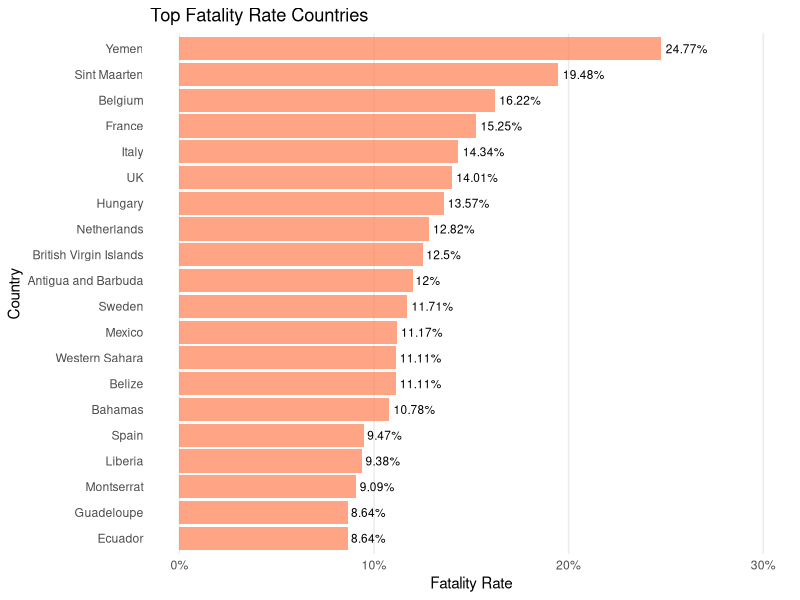
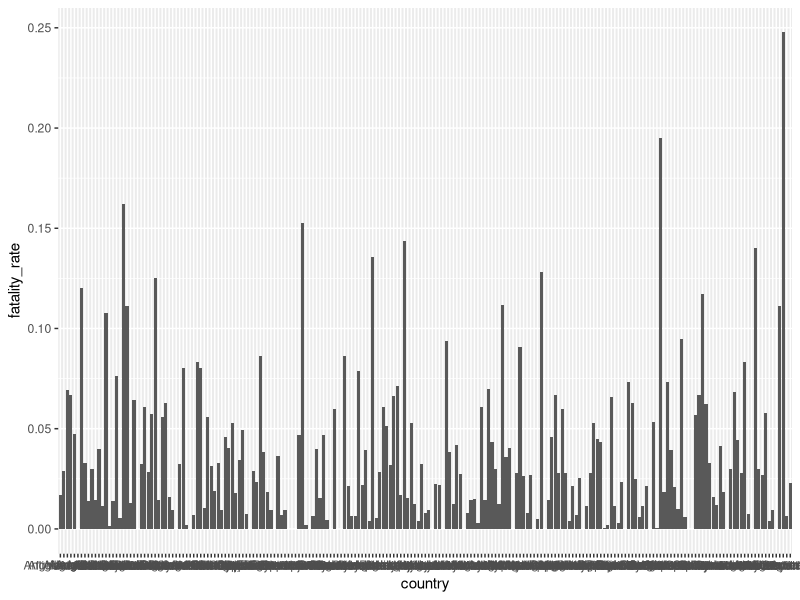
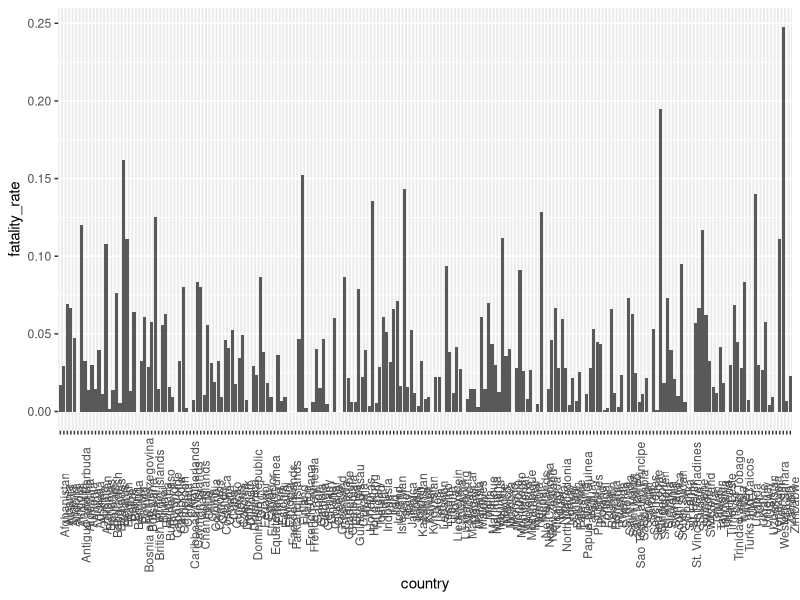
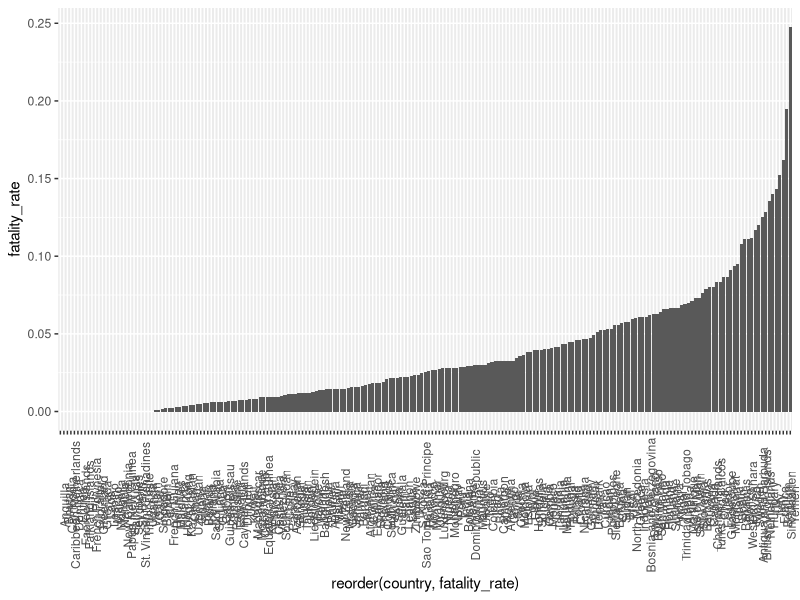
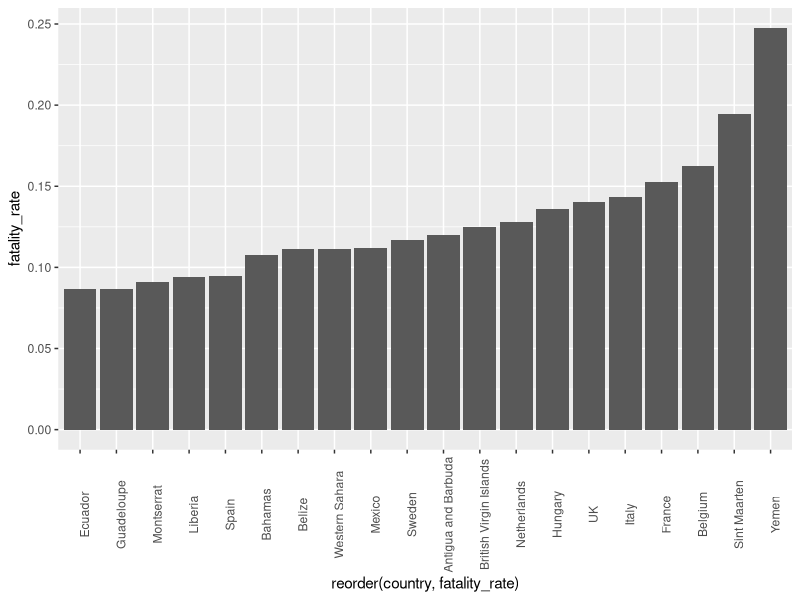
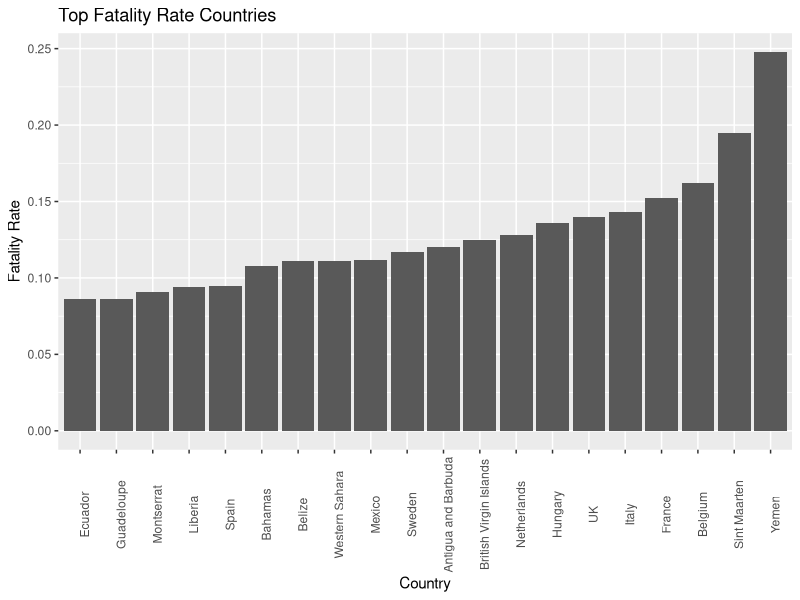
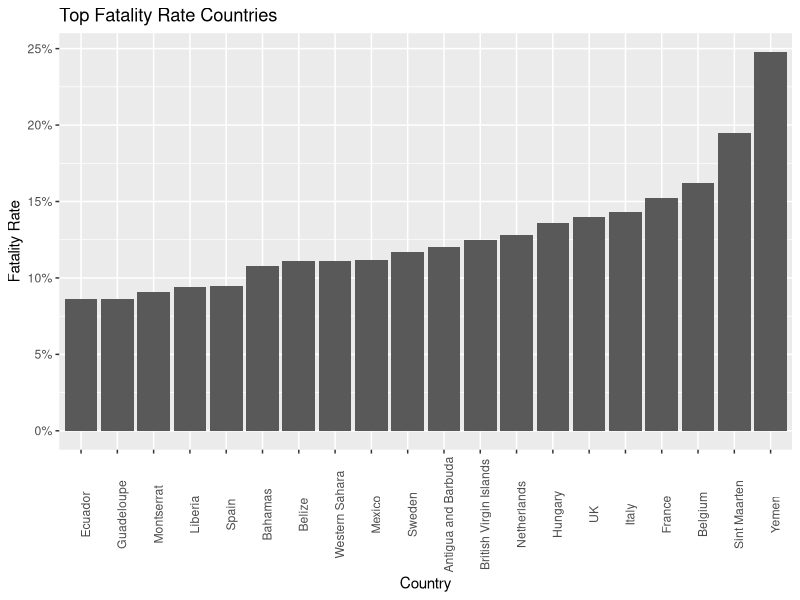
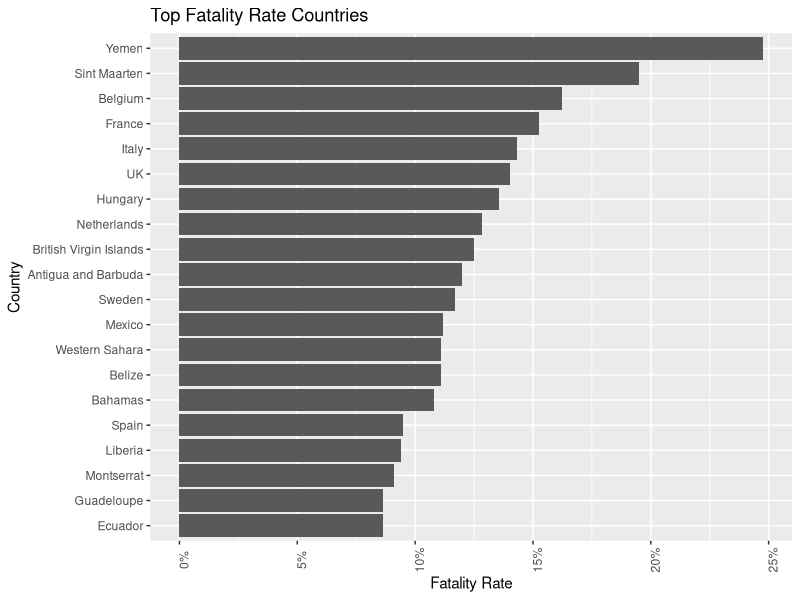

Recreate these plots in R, in order.
## ---- chunk 1
#knitr::opts_chunk$set(echo = TRUE)
knitr::opts_chunk$set(
	echo = TRUE, 
	fig.align = "center",
	fig.show = "hold",
	message = FALSE,
	warning = FALSE,
	results = "hold"
)
 
options(scipen = 99)
## ---- chunk 2
library(dplyr)
library(ggplot2)
library(scales)
## ---- chunk 3
world_covid <- read.csv(file = "data/world_covid.csv", header = TRUE, stringsAsFactors = FALSE, fileEncoding = "latin1")
str(world_covid)
## ---- chunk 4
head(world_covid, n = 10)
## ---- chunk 5
world_covid %>% 
  arrange(desc(fatality_rate)) %>%
  head(n = 20) %>% 
  ggplot(mapping = aes(x = reorder(country, fatality_rate), y = fatality_rate)) + 
  geom_bar(stat = "identity", fill = "coral", alpha = 0.7) +
  geom_text(aes(label = paste0(fatality_rate*100, "%")), size = 3, hjust = -0.1) + 
  coord_flip() + 
  labs(title = "Top Fatality Rate Countries",
       x = "Country",
       y = "Fatality Rate") +
  theme_minimal() + 
  scale_y_continuous(labels = scales::percent_format(accuracy = 1), limits = c(0, 0.30)) +
  theme(panel.grid.major.y = element_blank(),
        panel.grid.minor.y = element_blank(),
        panel.grid.minor.x = element_blank())
## ---- chunk 6
vis1 <- world_covid %>% 
  select(country, fatality_rate)
vis1
## ---- chunk 7
ggplot(data = vis1, mapping = aes(x = country, y = fatality_rate)) + 
  geom_bar(stat = "identity")
## ---- chunk 8
# rotate x-axis label 90 deg
ggplot(data = vis1, mapping = aes(x = country, y = fatality_rate)) + 
  geom_bar(stat = "identity") + 
  theme(axis.text.x = element_text(angle = 90))
## ---- chunk 9
# sorted barchart
ggplot(data = vis1, mapping = aes(x = reorder(country, fatality_rate), y = fatality_rate)) + 
  geom_bar(stat = "identity") + 
  theme(axis.text.x = element_text(angle = 90))

## ---- chunk 10
topn <- vis1 %>% 
  arrange(desc(fatality_rate)) %>%
  head(n = 20)
topn
## ---- chunk 11
# sorted barchart
ggplot(data = topn, mapping = aes(x = reorder(country, fatality_rate), y = fatality_rate)) + 
  geom_bar(stat = "identity") + 
  theme(axis.text.x = element_text(angle = 90))

## ---- chunk 12
ggplot(data = topn, mapping = aes(x = reorder(country, fatality_rate), y = fatality_rate)) + 
  geom_bar(stat = "identity") + 
  theme(axis.text.x = element_text(angle = 90)) +
  labs(title = "Top Fatality Rate Countries",
       x = "Country",
       y = "Fatality Rate")
## ---- chunk 13
# Custom axis scale 
ggplot(data = topn, mapping = aes(x = reorder(country, fatality_rate), y = fatality_rate)) + 
  geom_bar(stat = "identity") +
  theme(axis.text.x = element_text(angle = 90)) +
  labs(title = "Top Fatality Rate Countries",
       x = "Country",
       y = "Fatality Rate") + 
  scale_y_continuous(labels = scales::percent_format(accuracy = 1))
## ---- chunk 14
# Custom title - axis title
ggplot(data = topn, mapping = aes(x = reorder(country, fatality_rate), y = fatality_rate)) + 
  geom_bar(stat = "identity") + 
  theme(axis.text.x = element_text(angle = 90)) +
  labs(title = "Top Fatality Rate Countries",
       x = "Country",
       y = "Fatality Rate") + 
  scale_y_continuous(labels = scales::percent_format(accuracy = 1)) +
  coord_flip()
## ---- chunk 15
# Custom title - axis title
ggplot(data = topn, mapping = aes(x = reorder(country, fatality_rate), y = fatality_rate)) + 
  geom_bar(stat = "identity") + 
  labs(title = "Top Fatality Rate Countries",
       x = "Country",
       y = "Fatality Rate") +
  scale_y_continuous(labels = scales::percent_format(accuracy = 1)) +
  coord_flip()
## ---- chunk 16
# Custom theme 
ggplot(data = topn, mapping = aes(x = reorder(country, fatality_rate), y = fatality_rate)) + 
  geom_bar(stat = "identity") + 
  labs(title = "Top Fatality Rate Countries",
       x = "Country",
       y = "Fatality Rate") + 
  scale_y_continuous(labels = scales::percent_format(accuracy = 1)) +
  coord_flip() +
  theme_minimal()

## ---- chunk 17
# Change color & grid
ggplot(data = topn, mapping = aes(x = reorder(country, fatality_rate), y = fatality_rate)) + 
  geom_bar(stat = "identity", fill = "coral", alpha = 0.7) +
  labs(title = "Top Fatality Rate Countries",
       x = "Country",
       y = "Fatality Rate") +
  scale_y_continuous(labels = scales::percent_format(accuracy = 1)) + 
  coord_flip() + 
  theme_minimal() 
## ---- chunk 18
# Change color & grid
ggplot(data = topn, mapping = aes(x = reorder(country, fatality_rate), y = fatality_rate)) + 
  geom_bar(stat = "identity", fill = "coral", alpha = 0.7) +
  labs(title = "Top Fatality Rate Countries",
       x = "Country",
       y = "Fatality Rate") +
  scale_y_continuous(labels = scales::percent_format(accuracy = 1)) + 
  coord_flip() + 
  theme_minimal() +
  theme(panel.grid.major.y = element_blank(),
        panel.grid.minor.y = element_blank(),
        panel.grid.minor.x = element_blank())
## ---- chunk 19
# Add label & y-limit 
ggplot(data = topn, mapping = aes(x = reorder(country, fatality_rate), y = fatality_rate)) + 
  geom_bar(stat = "identity", fill = "coral", alpha = 0.7) + 
  labs(title = "Top Fatality Rate Countries",
       x = "Country",
       y = "Fatality Rate") +
  scale_y_continuous(labels = scales::percent_format(accuracy = 1)) +
  coord_flip() +
  theme_minimal() + 
  theme(panel.grid.major.y = element_blank(),
        panel.grid.minor.y = element_blank(),
        panel.grid.minor.x = element_blank()) + 
  geom_text(aes(label = paste0(fatality_rate*100, "%")), size = 3, hjust = -0.1)

## ---- chunk 20
# Add label & y-limit 
ggplot(data = topn, mapping = aes(x = reorder(country, fatality_rate), y = fatality_rate)) + 
  geom_bar(stat = "identity", fill = "coral", alpha = 0.7) + 
  labs(title = "Top Fatality Rate Countries",
       x = "Country",
       y = "Fatality Rate") +
  scale_y_continuous(labels = scales::percent_format(accuracy = 1), limits = c(0, 0.30)) +
  coord_flip() +
  theme_minimal() + 
  theme(panel.grid.major.y = element_blank(),
        panel.grid.minor.y = element_blank(),
        panel.grid.minor.x = element_blank()) + 
  geom_text(aes(label = paste0(fatality_rate*100, "%")), size = 3, hjust = -0.1)
## ---- chunk 21
# By Total Cases 
## top 20 barchart
top20 <- world_covid %>% 
  arrange(desc(total_cases)) %>%
  head(n = 20)

ggplot(data = top20, mapping = aes(x = reorder(country, total_cases), y = total_cases)) + 
  geom_bar(stat = "identity", fill = "coral", alpha = 0.7) +
  geom_text(aes(label = formatC(total_cases, big.mark = ",", decimal.mark = ".", format = "d")), size = 3, hjust = -0.1) + 
  coord_flip() + 
  labs(title = "Top 20 Total Cases Countries",
       x = "Country",
       y = "Total Cases") +
  theme_minimal() + 
  scale_y_continuous(labels = scales::number_format(big.mark = ","), limits = c(0, 2.0*10^6)) +
  theme(panel.grid.major.y = element_blank(),
        panel.grid.minor.y = element_blank(),
        panel.grid.minor.x = element_blank())
## ---- chunk 22
# Buble chart 
ggplot(data = world_covid, mapping = aes(x = med_age, y = fatality_rate)) + 
  geom_point(aes(size = density_km2, color = continent), alpha = 0.6) +
  theme_minimal() +
  labs(title = "Median Population Age vs Fatality Rate",
       x = "Median Population Age",
       y = "Fatality Rate",
       size = "Population Density (/km2)",
       color = "Continent") +
  scale_colour_manual(values = c("Africa" = "#f53d3d", 
                                 "Asia" = "#f7a41e", 
                                 "Australia/Oceania" = "#4bdb57", 
                                 "Europe" = "#3da2eb", 
                                 "North America" = "#f227eb", 
                                 "South America" = "#8a0404")) +
  scale_y_continuous(labels = scales::percent_format(accuracy = 1)) +
  facet_wrap(~ continent)
## ---- chunk 23
# Scatter plot
ggplot(data = world_covid, mapping = aes(x = med_age, y = fatality_rate)) + 
  geom_point() +
  theme_minimal() 
## ---- chunk 24
# Point opacity
ggplot(data = world_covid, mapping = aes(x = med_age, y = fatality_rate)) + 
  geom_point(alpha = 0.3) +
  theme_minimal() 
## ---- chunk 25
# Bubble chart size
ggplot(data = world_covid, mapping = aes(x = med_age, y = fatality_rate)) + 
  geom_point(aes(size = density_km2), alpha = 0.3) +
  theme_minimal()
## ---- chunk 26
# Buble chart color
ggplot(data = world_covid, mapping = aes(x = med_age, y = fatality_rate)) + 
  geom_point(aes(size = density_km2, color = continent), alpha = 0.3) +
  theme_minimal()
## ---- chunk 27
# Custom color manual
ggplot(data = world_covid, mapping = aes(x = med_age, y = fatality_rate)) + 
  geom_point(aes(size = density_km2, color = continent), alpha = 0.3) +
  theme_minimal() +
  scale_colour_manual(values = c("Africa" = "#f53d3d", 
                                 "Asia" = "#f7a41e", 
                                 "Australia/Oceania" = "#4bdb57", 
                                 "Europe" = "#3da2eb", 
                                 "North America" = "#f227eb", 
                                 "South America" = "#8a0404"))
## ---- chunk 28
# Custom title & axis title
ggplot(data = world_covid, mapping = aes(x = med_age, y = fatality_rate)) + 
  geom_point(aes(size = density_km2, color = continent), alpha = 0.3) +
  theme_minimal() +
  scale_colour_manual(values = c("Africa" = "#f53d3d", 
                                 "Asia" = "#f7a41e", 
                                 "Australia/Oceania" = "#4bdb57", 
                                 "Europe" = "#3da2eb", 
                                 "North America" = "#f227eb", 
                                 "South America" = "#8a0404")) +
  labs(title = "Median Population Age vs Fatality Rate",
       x = "Median Population Age",
       y = "Fatality Rate",
       size = "Population Density (/km2)",
       color = "Continent")
## ---- chunk 29
# Buble chart custom axis title
ggplot(data = world_covid, mapping = aes(x = med_age, y = fatality_rate)) + 
  geom_point(aes(size = density_km2, color = continent), alpha = 0.3) +
  theme_minimal() +
  labs(title = "Median Population Age vs Fatality Rate",
       x = "Median Population Age",
       y = "Fatality Rate",
       size = "Population Density (/km2)",
       color = "Continent") +
  scale_colour_manual(values = c("Africa" = "#f53d3d", 
                                 "Asia" = "#f7a41e", 
                                 "Australia/Oceania" = "#4bdb57", 
                                 "Europe" = "#3da2eb", 
                                 "North America" = "#f227eb", 
                                 "South America" = "#8a0404")) +
  scale_y_continuous(labels = scales::percent_format(accuracy = 1))
## ---- chunk 30
# Buble chart custom axis title
ggplot(data = world_covid, mapping = aes(x = med_age, y = fatality_rate)) + 
  geom_point(aes(size = density_km2, color = continent), alpha = 0.6) +
  theme_minimal() +
  labs(title = "Median Population Age vs Fatality Rate",
       x = "Median Population Age",
       y = "Fatality Rate",
       size = "Population Density (/km2)",
       color = "Continent") +
  scale_colour_manual(values = c("Africa" = "#f53d3d", 
                                 "Asia" = "#f7a41e", 
                                 "Australia/Oceania" = "#4bdb57", 
                                 "Europe" = "#3da2eb", 
                                 "North America" = "#f227eb", 
                                 "South America" = "#8a0404")) +
  scale_y_continuous(labels = scales::percent_format(accuracy = 1)) +
  facet_wrap(~ continent)
## ---- chunk 31
dailynational <- read.csv("data/dailynational.csv", header = TRUE, stringsAsFactors = FALSE)
dailynational$dates <- as.Date(dailynational$dates)
str(dailynational)
## ---- chunk 32
head(dailynational, n = 10)
## ---- chunk 33
ks <- ksmooth(x = dailynational$dates, 
              y = dailynational$daily_cases, 
              kernel = "normal", 
              bandwidth = 10, 
              x.points = dailynational$dates)
dailynational$daily_trend <- ks$y

ggplot(data = dailynational, mapping = aes(x = dates)) + 
  geom_line(aes(y = daily_cases, color = "New"), size = 0.8) + 
  geom_line(aes(y = daily_recovered, color = "Recovered"), size = 0.8) + 
  geom_line(aes(y = daily_deaths, color = "Deaths"), size = 0.8) + 
  theme_minimal() + 
  scale_color_manual(name = "Cases",
                     values = c("New" = "yellow", 
                                "Recovered" = "green", 
                                "Deaths" = "red", 
                                "Trend" = "grey")) + 
  labs(title = "Indonesia Daily Cases Trend",
       x = "Dates",
       y = "Daily Cases") + 
  scale_x_date(date_breaks = "2 weeks", date_labels = "%d/%m") +
  geom_line(aes(y = daily_trend, color = "Trend"), size = 0.8) + 
  theme(legend.position = "top")
dailynational$daily_trend <- NULL
## ---- chunk 34
dailynational %>% 
  select(dates, daily_cases, daily_recovered, daily_deaths) %>% 
  head(n = 10)
## ---- chunk 35
ggplot(data = dailynational, mapping = aes(x = dates)) + 
  geom_line(aes(y = daily_cases, color = "New")) + 
  geom_line(aes(y = daily_recovered, color = "Recovered")) + 
  geom_line(aes(y = daily_deaths, color = "Deaths")) +
  theme_minimal()
## ---- chunk 36
# Change color & line size
ggplot(data = dailynational, mapping = aes(x = dates)) + 
  geom_line(aes(y = daily_cases, color = "New"), size = 0.8) + 
  geom_line(aes(y = daily_recovered, color = "Recovered"), size = 0.8) + 
  geom_line(aes(y = daily_deaths, color = "Deaths"), size = 0.8) +
  theme_minimal() + 
  scale_color_manual(name = "Cases", # judul legend
                     values = c("New" = "yellow", 
                                "Recovered" = "green", 
                                "Deaths" = "red"))
## ---- chunk 37
# Add title and axis title
ggplot(data = dailynational, mapping = aes(x = dates)) + 
  geom_line(aes(y = daily_cases, color = "New"), size = 0.8) + 
  geom_line(aes(y = daily_recovered, color = "Recovered"), size = 0.8) + 
  geom_line(aes(y = daily_deaths, color = "Deaths"), size = 0.8) +
  theme_minimal() + 
  scale_color_manual(name = "Cases", # judul legend
                     values = c("New" = "yellow", 
                                "Recovered" = "green", 
                                "Deaths" = "red")) + 
  labs(title = "Indonesia Daily Cases Trend",
       x = "Dates",
       y = "Daily Cases")
## ---- chunk 38
# Change x-axis format
ggplot(data = dailynational, mapping = aes(x = dates)) + 
  geom_line(aes(y = daily_cases, color = "New"), size = 0.8) + 
  geom_line(aes(y = daily_recovered, color = "Recovered"), size = 0.8) + 
  geom_line(aes(y = daily_deaths, color = "Deaths"), size = 0.8) +
  theme_minimal() + 
  scale_color_manual(name = "Cases", # judul legend
                     values = c("New" = "yellow", 
                                "Recovered" = "green", 
                                "Deaths" = "red")) + 
  labs(title = "Indonesia Daily Cases Trend",
       x = "Dates",
       y = "Daily Cases") + 
  scale_x_date(date_breaks = "2 weeks", date_labels = "%d/%m")
## ---- chunk 39
# Add trend line
ks <- ksmooth(x = dailynational$dates, 
              y = dailynational$daily_cases, 
              kernel = "normal", 
              bandwidth = 10, 
              x.points = dailynational$dates)
dailynational$daily_trend <- ks$y
## ---- chunk 40
ggplot(data = dailynational, mapping = aes(x = dates)) + 
  geom_line(aes(y = daily_cases, color = "New"), size = 0.8) + 
  geom_line(aes(y = daily_recovered, color = "Recovered"), size = 0.8) + 
  geom_line(aes(y = daily_deaths, color = "Deaths"), size = 0.8) +
  theme_minimal() + 
  scale_color_manual(name = "Cases",
                     values = c("New" = "yellow", 
                                "Recovered" = "green", 
                                "Deaths" = "red", 
                                "Trend" = "grey")) + 
  labs(title = "Indonesia Daily Cases Trend",
       x = "Dates",
       y = "Daily Cases") + 
  scale_x_date(date_breaks = "2 weeks", date_labels = "%d/%m") + 
  geom_line(aes(y = daily_trend, color = "Trend"), size = 0.8)

## ---- chunk 41
# Custom legend & position
ggplot(data = dailynational, mapping = aes(x = dates)) + 
  geom_line(aes(y = daily_cases, color = "New"), size = 0.8) + 
  geom_line(aes(y = daily_recovered, color = "Recovered"), size = 0.8) + 
  geom_line(aes(y = daily_deaths, color = "Deaths"), size = 0.8) + 
  theme_minimal() + 
  scale_color_manual(name = "Cases",
                     values = c("New" = "yellow", 
                                "Recovered" = "green", 
                                "Deaths" = "red", 
                                "Trend" = "grey")) + 
  labs(title = "Indonesia Daily Cases Trend",
       x = "Dates",
       y = "Daily Cases") + 
  scale_x_date(date_breaks = "2 weeks", date_labels = "%d/%m") +
  geom_line(aes(y = daily_trend, color = "Trend"), size = 0.8) + 
  theme(legend.position = "top")

